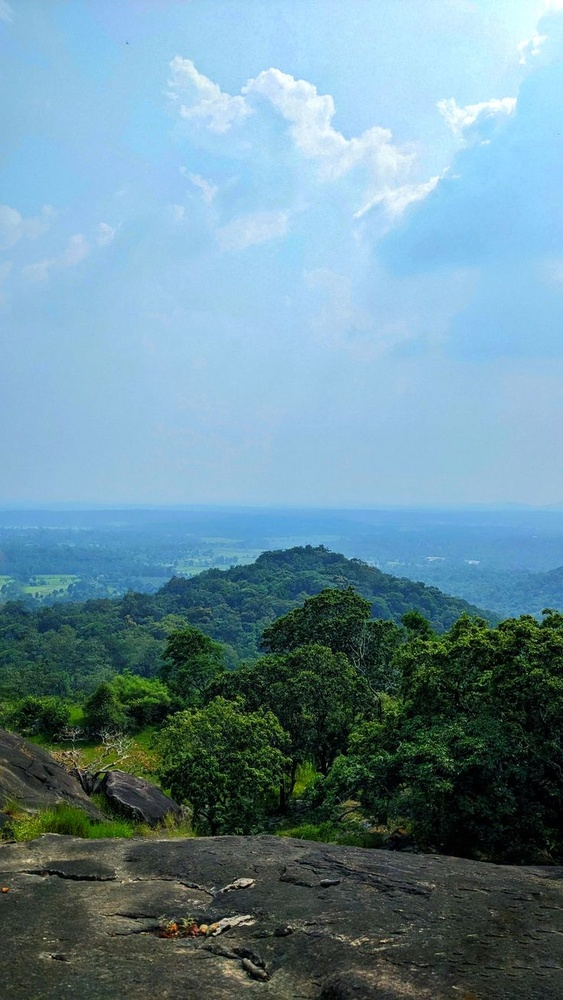
#> input picture python/original.jpeg, 563 x 1000 px, shrunk from 736 x 1308 before the run
$ python Task2.4.py
#> lines starting #> are read from the running program, lines starting #| are printed output that depends on the picture
from PIL import Image

image = Image.open("original.jpeg").convert("RGB")
#> image is the input picture: PIL image 563x1000 RGB; mean R, G, B 106.8, 141.1, 154.5

pixels = image.load()
width,height = image.size
#> width = 563; height = 1000

for x in range(int(width/2)):
    for y in range(int(height/2)):
        pixels [x,y] = (0,0,0)

image.save("modified.jpeg")
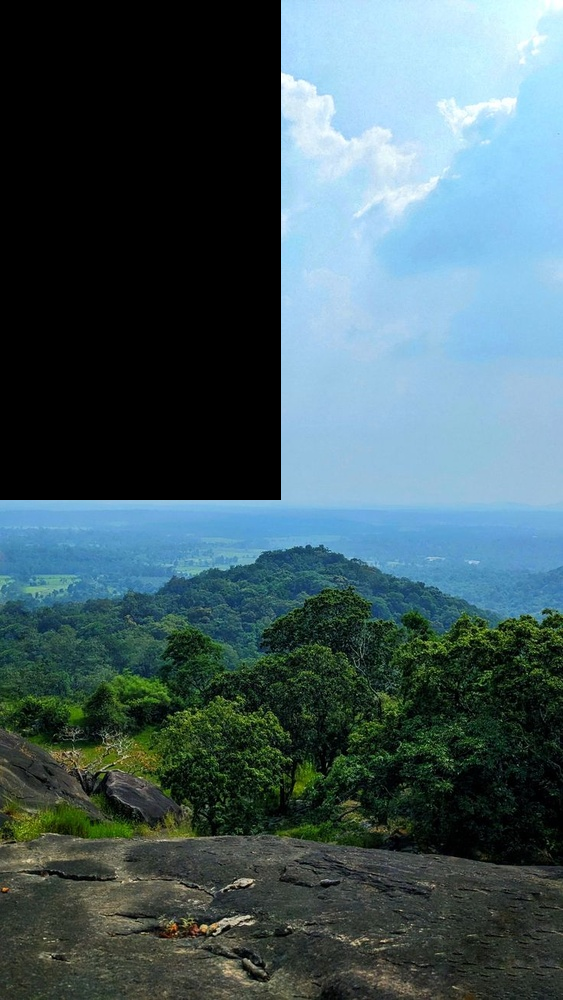
#> saved as modified.jpeg: PIL image 563x1000 RGB; mean R, G, B 68.2, 91, 96.4
